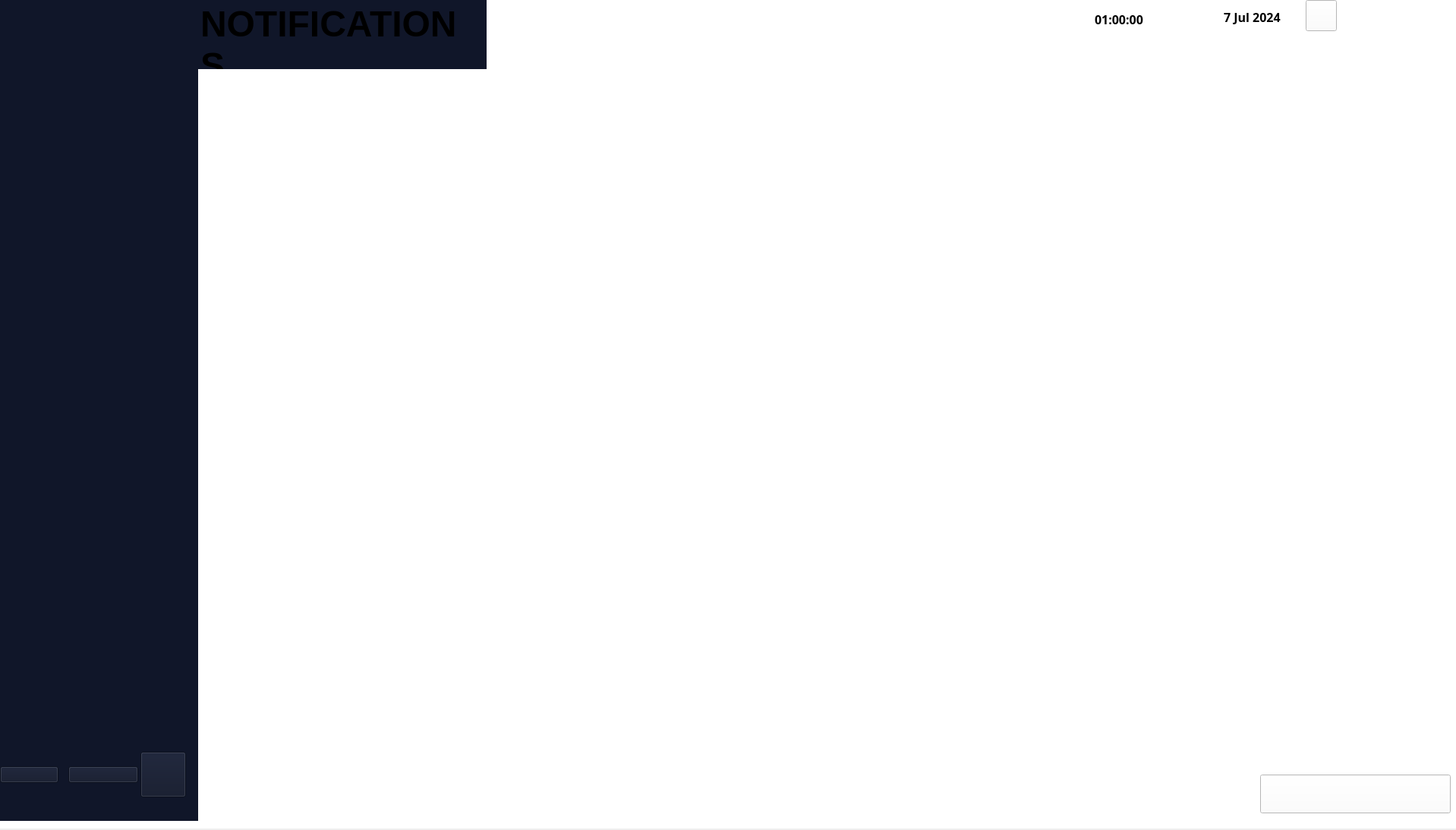
<?xml version="1.0" encoding="UTF-8"?>
<ui version="4.0">
 <class>MainWindow</class>
 <widget class="QMainWindow" name="MainWindow">
  <property name="geometry">
   <rect>
    <x>0</x>
    <y>0</y>
    <width>1918</width>
    <height>1093</height>
   </rect>
  </property>
  <property name="windowTitle">
   <string>MainWindow</string>
  </property>
  <widget class="QWidget" name="centralwidget">
   <widget class="QWidget" name="widget" native="true">
    <property name="geometry">
     <rect>
      <x>-10</x>
      <y>-10</y>
      <width>1931</width>
      <height>1101</height>
     </rect>
    </property>
    <property name="styleSheet">
     <string notr="true">background-color: rgb(255, 255, 255);</string>
    </property>
    <widget class="QWidget" name="widget_2" native="true">
     <property name="geometry">
      <rect>
       <x>10</x>
       <y>0</y>
       <width>641</width>
       <height>101</height>
      </rect>
     </property>
     <property name="styleSheet">
      <string notr="true">background-color: rgb(16, 22, 41);</string>
     </property>
     <widget class="QLabel" name="label_7">
      <property name="geometry">
       <rect>
        <x>0</x>
        <y>0</y>
        <width>161</width>
        <height>111</height>
       </rect>
      </property>
      <property name="text">
       <string/>
      </property>
      <property name="pixmap">
       <pixmap>:/imge/imge/TT.png</pixmap>
      </property>
      <property name="scaledContents">
       <bool>true</bool>
      </property>
     </widget>
     <widget class="QPlainTextEdit" name="plainTextEdit">
      <property name="geometry">
       <rect>
        <x>260</x>
        <y>10</y>
        <width>371</width>
        <height>91</height>
       </rect>
      </property>
      <property name="font">
       <font>
        <pointsize>36</pointsize>
        <bold>true</bold>
       </font>
      </property>
      <property name="frameShape">
       <enum>QFrame::NoFrame</enum>
      </property>
      <property name="verticalScrollBarPolicy">
       <enum>Qt::ScrollBarAlwaysOff</enum>
      </property>
      <property name="horizontalScrollBarPolicy">
       <enum>Qt::ScrollBarAlwaysOff</enum>
      </property>
      <property name="plainText">
       <string>NOTIFICATIONS</string>
      </property>
     </widget>
    </widget>
    <widget class="QWidget" name="widget_3" native="true">
     <property name="geometry">
      <rect>
       <x>-10</x>
       <y>100</y>
       <width>281</width>
       <height>991</height>
      </rect>
     </property>
     <property name="styleSheet">
      <string notr="true">background-color: rgb(16, 22, 41);</string>
     </property>
     <widget class="QWidget" name="horizontalLayoutWidget">
      <property name="geometry">
       <rect>
        <x>200</x>
        <y>890</y>
        <width>71</width>
        <height>80</height>
       </rect>
      </property>
      <layout class="QHBoxLayout" name="horizontalLayout">
       <item>
        <widget class="QPushButton" name="logoutbutton">
         <property name="maximumSize">
          <size>
           <width>60</width>
           <height>60</height>
          </size>
         </property>
         <property name="text">
          <string/>
         </property>
         <property name="icon">
          <iconset>
           <normaloff>:/imge/imge/log-out.png</normaloff>:/imge/imge/log-out.png</iconset>
         </property>
         <property name="iconSize">
          <size>
           <width>50</width>
           <height>50</height>
          </size>
         </property>
        </widget>
       </item>
      </layout>
     </widget>
     <widget class="QWidget" name="horizontalLayoutWidget_2">
      <property name="geometry">
       <rect>
        <x>110</x>
        <y>890</y>
        <width>92</width>
        <height>81</height>
       </rect>
      </property>
      <layout class="QHBoxLayout" name="horizontalLayout_2">
       <item>
        <widget class="QPushButton" name="settingsButton">
         <property name="text">
          <string/>
         </property>
         <property name="icon">
          <iconset>
           <normaloff>:/imge/imge/settings.png</normaloff>:/imge/imge/settings.png</iconset>
         </property>
         <property name="iconSize">
          <size>
           <width>50</width>
           <height>50</height>
          </size>
         </property>
        </widget>
       </item>
      </layout>
     </widget>
     <widget class="QWidget" name="horizontalLayoutWidget_3">
      <property name="geometry">
       <rect>
        <x>20</x>
        <y>890</y>
        <width>77</width>
        <height>81</height>
       </rect>
      </property>
      <layout class="QHBoxLayout" name="horizontalLayout_3">
       <item>
        <widget class="QPushButton" name="homeButton">
         <property name="text">
          <string/>
         </property>
         <property name="icon">
          <iconset>
           <normaloff>:/imge/imge/home.png</normaloff>:/imge/imge/home.png</iconset>
         </property>
         <property name="iconSize">
          <size>
           <width>50</width>
           <height>50</height>
          </size>
         </property>
        </widget>
       </item>
      </layout>
     </widget>
     <widget class="QLabel" name="label_8">
      <property name="geometry">
       <rect>
        <x>40</x>
        <y>210</y>
        <width>221</width>
        <height>211</height>
       </rect>
      </property>
      <property name="text">
       <string/>
      </property>
      <property name="pixmap">
       <pixmap>:/imge/imge/man (1).png</pixmap>
      </property>
      <property name="scaledContents">
       <bool>true</bool>
      </property>
     </widget>
     <widget class="QLabel" name="label_9">
      <property name="geometry">
       <rect>
        <x>50</x>
        <y>420</y>
        <width>221</width>
        <height>121</height>
       </rect>
      </property>
      <property name="text">
       <string/>
      </property>
      <property name="pixmap">
       <pixmap>:/imge/imge/details.png</pixmap>
      </property>
      <property name="scaledContents">
       <bool>true</bool>
      </property>
     </widget>
    </widget>
    <widget class="QTimeEdit" name="timeEdit">
     <property name="geometry">
      <rect>
       <x>1450</x>
       <y>20</y>
       <width>88</width>
       <height>31</height>
      </rect>
     </property>
     <property name="font">
      <font>
       <family>Arial Black</family>
       <pointsize>12</pointsize>
       <bold>true</bold>
      </font>
     </property>
     <property name="styleSheet">
      <string notr="true">color: rgb(0, 0, 0);</string>
     </property>
     <property name="locale">
      <locale language="English" country="NewZealand"/>
     </property>
     <property name="frame">
      <bool>false</bool>
     </property>
     <property name="buttonSymbols">
      <enum>QAbstractSpinBox::NoButtons</enum>
     </property>
     <property name="accelerated">
      <bool>false</bool>
     </property>
     <property name="correctionMode">
      <enum>QAbstractSpinBox::CorrectToNearestValue</enum>
     </property>
     <property name="showGroupSeparator" stdset="0">
      <bool>false</bool>
     </property>
     <property name="time">
      <time>
       <hour>1</hour>
       <minute>0</minute>
       <second>0</second>
      </time>
     </property>
    </widget>
    <widget class="QDateEdit" name="dateEdit">
     <property name="geometry">
      <rect>
       <x>1620</x>
       <y>20</y>
       <width>111</width>
       <height>25</height>
      </rect>
     </property>
     <property name="font">
      <font>
       <family>Arial Black</family>
       <pointsize>12</pointsize>
       <bold>true</bold>
      </font>
     </property>
     <property name="styleSheet">
      <string notr="true">color: rgb(0, 0, 0);</string>
     </property>
     <property name="frame">
      <bool>false</bool>
     </property>
     <property name="buttonSymbols">
      <enum>QAbstractSpinBox::NoButtons</enum>
     </property>
     <property name="date">
      <date>
       <year>2024</year>
       <month>7</month>
       <day>7</day>
      </date>
     </property>
    </widget>
    <widget class="QLabel" name="label">
     <property name="geometry">
      <rect>
       <x>1410</x>
       <y>20</y>
       <width>31</width>
       <height>31</height>
      </rect>
     </property>
     <property name="text">
      <string/>
     </property>
     <property name="pixmap">
      <pixmap>:/imge/imge/clock.png</pixmap>
     </property>
     <property name="scaledContents">
      <bool>true</bool>
     </property>
    </widget>
    <widget class="QLabel" name="label_2">
     <property name="geometry">
      <rect>
       <x>1580</x>
       <y>20</y>
       <width>31</width>
       <height>31</height>
      </rect>
     </property>
     <property name="text">
      <string/>
     </property>
     <property name="pixmap">
      <pixmap>:/imge/imge/calendar.png</pixmap>
     </property>
     <property name="scaledContents">
      <bool>true</bool>
     </property>
    </widget>
    <widget class="QLabel" name="label_3">
     <property name="geometry">
      <rect>
       <x>1900</x>
       <y>20</y>
       <width>16</width>
       <height>16</height>
      </rect>
     </property>
     <property name="text">
      <string/>
     </property>
     <property name="pixmap">
      <pixmap>:/imge/imge/close.png</pixmap>
     </property>
     <property name="scaledContents">
      <bool>true</bool>
     </property>
    </widget>
    <widget class="QLabel" name="label_4">
     <property name="geometry">
      <rect>
       <x>1870</x>
       <y>20</y>
       <width>21</width>
       <height>21</height>
      </rect>
     </property>
     <property name="text">
      <string/>
     </property>
     <property name="pixmap">
      <pixmap>:/imge/imge/window.png</pixmap>
     </property>
     <property name="scaledContents">
      <bool>true</bool>
     </property>
    </widget>
    <widget class="QLabel" name="label_5">
     <property name="geometry">
      <rect>
       <x>1840</x>
       <y>20</y>
       <width>21</width>
       <height>21</height>
      </rect>
     </property>
     <property name="text">
      <string/>
     </property>
     <property name="pixmap">
      <pixmap>:/imge/imge/minus.png</pixmap>
     </property>
     <property name="scaledContents">
      <bool>true</bool>
     </property>
    </widget>
    <widget class="QPushButton" name="pushButton_2">
     <property name="geometry">
      <rect>
       <x>1670</x>
       <y>1030</y>
       <width>251</width>
       <height>51</height>
      </rect>
     </property>
     <property name="text">
      <string/>
     </property>
     <property name="icon">
      <iconset>
       <normaloff>:/imge/imge/Report.png</normaloff>:/imge/imge/Report.png</iconset>
     </property>
     <property name="iconSize">
      <size>
       <width>700</width>
       <height>700</height>
      </size>
     </property>
    </widget>
    <widget class="QPushButton" name="notificationsButton">
     <property name="geometry">
      <rect>
       <x>1730</x>
       <y>10</y>
       <width>41</width>
       <height>41</height>
      </rect>
     </property>
     <property name="text">
      <string/>
     </property>
     <property name="icon">
      <iconset>
       <normaloff>:/imge/imge/notification.png</normaloff>:/imge/imge/notification.png</iconset>
     </property>
     <property name="iconSize">
      <size>
       <width>30</width>
       <height>30</height>
      </size>
     </property>
    </widget>
    <widget class="QLabel" name="label_6">
     <property name="geometry">
      <rect>
       <x>300</x>
       <y>170</y>
       <width>1541</width>
       <height>731</height>
      </rect>
     </property>
     <property name="text">
      <string/>
     </property>
     <property name="pixmap">
      <pixmap>:/imge/imge/notifications.png</pixmap>
     </property>
     <property name="scaledContents">
      <bool>true</bool>
     </property>
    </widget>
   </widget>
  </widget>
 </widget>
 <resources/>
 <connections/>
</ui>
